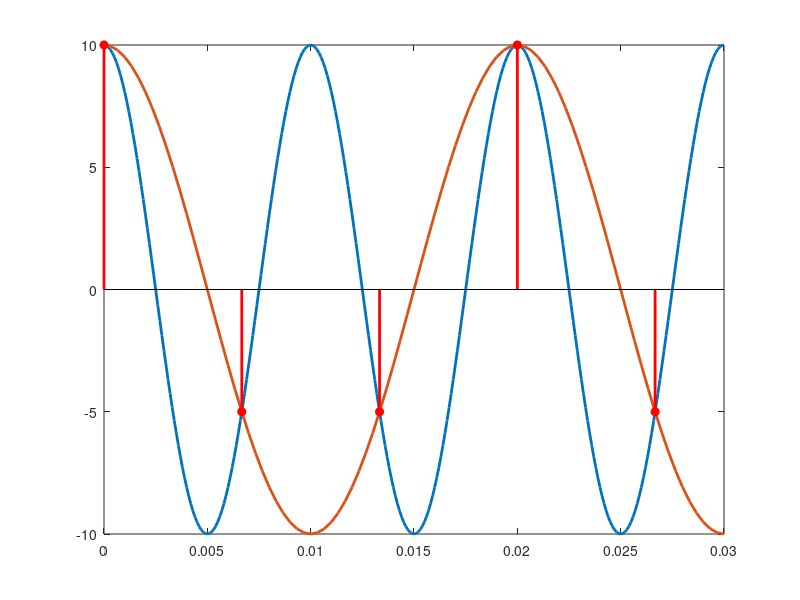

The MATLAB script that drew this image:
clc;
clear all;
close all;

% We'll sample a signal at a frequency 500 Hz
% xc = 10*cos(200*pi*t)
% Signal Frequency, Fo = 100 and Signal Period, To = 1/100
% Sampling Frequency, Fs = 500 and Sampling Period, Ts = 1/500

Fo = 100; % Signal Frequency
To = 1/Fo; % Signal Period
Fo1 = 30; % Aliased Frequency
To1 = 1/Fo1; % Aliased signal period
Fs = 150; % Sampling Frequency which is greater than Nyquist Rate
Ts = 1/Fs;

t = 0:To/100:3*To; % Time axis for continuous signal
xc = 10*cos(200*pi*t); % continuous signal

t1 = 0:Ts:3*To; % Sampled time axis
xs = 10*cos(200*pi*t1); % Sampled Signal

%aliased signal
t2 = 0:To1/100:3*To; % Time axis for aliased signal
xc2 = 10*cos(100*pi*t2); % Aliased Signal
plot(t, xc, 'Linewidth', 2); % plotting continuous-time signal
hold on 
plot(t2, xc2, 'Linewidth', 2); % plotting the aliased signal
stem(t1, xs, 'r','filled', 'Linewidth', 2); % showing the sampled values in the same plot
